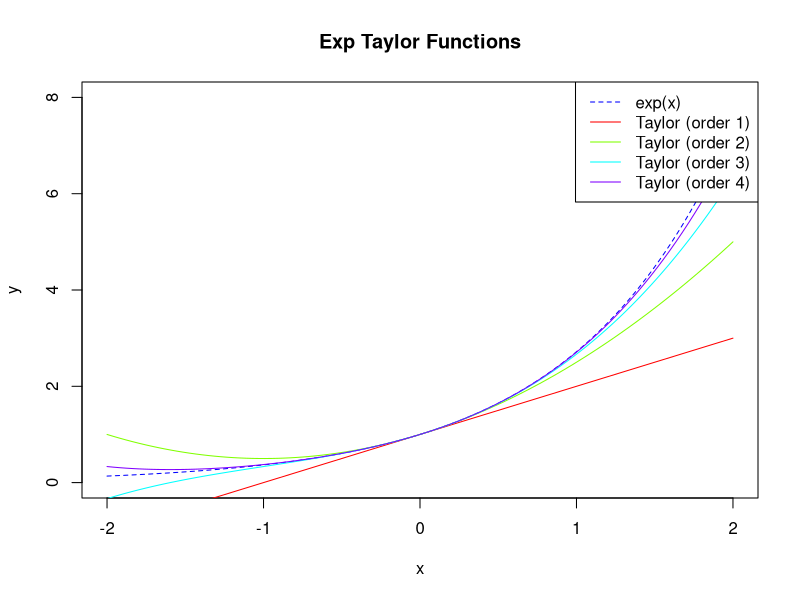
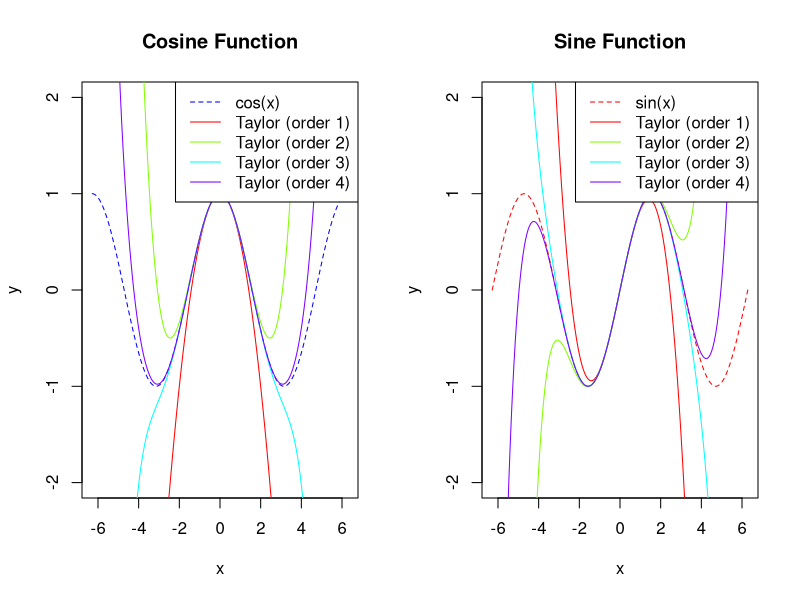

Source code (R) for these figures, in order:
# Function to compute the n-order Taylor polynomial for exp(x) at x=0
texp <- function(n, x) {
  sum(x^(0:n) / factorial(0:n))
}

# Define the range of x values
x_values <- seq(-2, 2, length.out = 100)

# Calculate y values for exp(x)
y_exp <- exp(x_values)

# Plot exp(x) and its Taylor polynomials of different orders
plot(x_values, y_exp, type = "l", col = "blue", lty = 2, ylim = c(0, 8), ylab = "y", xlab = "x")

# Plot Taylor polynomials of orders 1, 2, 3, and 4
for (order in 1:4) {
  y_taylor <- sapply(x_values, function(x) texp(order, x))
  lines(x_values, y_taylor, col = rainbow(4)[order], lty = 1)
}

title("Exp Taylor Functions")

# Add legend
legend("topright", legend = c("exp(x)", "Taylor (order 1)", "Taylor (order 2)", "Taylor (order 3)", "Taylor (order 4)"), 
       col = c("blue", rainbow(4)), lty = c(2, 1, 1, 1, 1))


# Function to compute the n-order Taylor polynomial for cos(x) at x=0
tcos <- function(n, x) {
  sum((-1)^(0:n) * x^(2*(0:n)) / factorial(2*(0:n)))
}

# Function to compute the n-order Taylor polynomial for sin(x) at x=0
tsin <- function(n, x) {
  sum((-1)^(0:n) * x^(1 + 2*(0:n)) / factorial(1 + 2*(0:n)))
}


# Define the range of x values
x_values <- seq(-2*pi, 2*pi, length.out = 200)

# Calculate y values for cos(x) and sin(x)
y_cos <- cos(x_values)
y_sin <- sin(x_values)

# Plot cos(x) and its Taylor polynomials of different orders
par(mfrow = c(1, 2))
plot(x_values, y_cos, type = "l", col = "blue", lty = 2, ylim = c(-2, 2), ylab = "y", xlab = "x", main = "Cosine Function")

# Plot Taylor polynomials of orders 1, 2, 3, and 4 for cos(x)
for (order in 1:4) {
  y_taylor_cos <- sapply(x_values, function(x) tcos(order, x))
  lines(x_values, y_taylor_cos, col = rainbow(4)[order], lty = 1)
}

# Add legend for cos(x)
legend("topright", legend = c("cos(x)", "Taylor (order 1)", "Taylor (order 2)", "Taylor (order 3)", "Taylor (order 4)"), 
       col = c("blue", rainbow(4)), lty = c(2, 1, 1, 1, 1))

# Create a new plot for sin(x) and its Taylor polynomials
plot(x_values, y_sin, type = "l", col = "red", lty = 2, ylim = c(-2, 2), ylab = "y", xlab = "x", main = "Sine Function")

# Plot Taylor polynomials of orders 1, 2, 3, and 4 for sin(x)
for (order in 1:4) {
  y_taylor_sin <- sapply(x_values, function(x) tsin(order, x))
  lines(x_values, y_taylor_sin, col = rainbow(4)[order], lty = 1)
}

# Add legend for sin(x)
legend("topright", legend = c("sin(x)", "Taylor (order 1)", "Taylor (order 2)", "Taylor (order 3)", "Taylor (order 4)"), 
       col = c("red", rainbow(4)), lty = c(2, 1, 1, 1, 1))

# Reset the plotting area to default
par(mfrow = c(1, 1))

